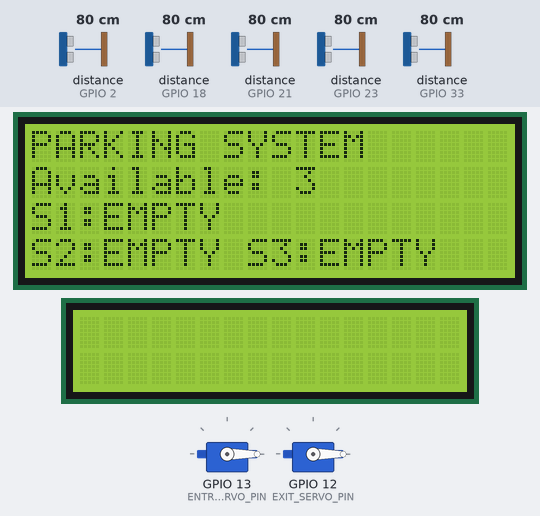
Recording of a sketch running on a simulated ESP32. Shown: 2 × servo, 20×4 character LCD, 16×2 character LCD. Wiring (inferred from the names in the program): 5 × ultrasonic range finder: trigger GPIO 4, echo GPIO 2 / trigger GPIO 5, echo GPIO 18 / trigger GPIO 19, echo GPIO 21 / trigger GPIO 22, echo GPIO 23 / trigger GPIO 32, echo GPIO 33. The inputs (shaded band) are chosen by the test bench; at power-on: distance to the obstacle (sensors on GPIO 18, GPIO 21, GPIO 23, GPIO 2, GPIO 33) 80 cm. The echo pulse lasts 58.3 µs per cm; WiFi joins after 1.5 s; servers stay silent unless stated; the local clock reads 2024-03-15 10:24:30 at power-on unless the sketch sets it.

Above: at 5.8 s.
5.9 s: distance to the obstacle (sensor on GPIO 18) set to 7 cm
7.5 s: distance to the obstacle (sensor on GPIO 18) set to 4 cm
At 8.9 s:
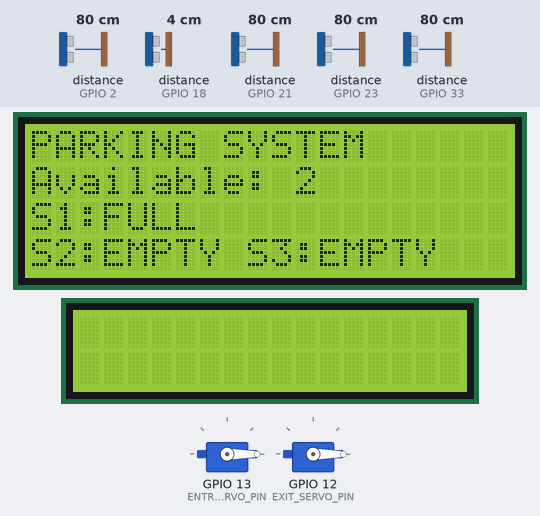
10.5 s: distance to the obstacle (sensor on GPIO 21) set to 7 cm
12.1 s: distance to the obstacle (sensor on GPIO 21) set to 4 cm
At 13.3 s:
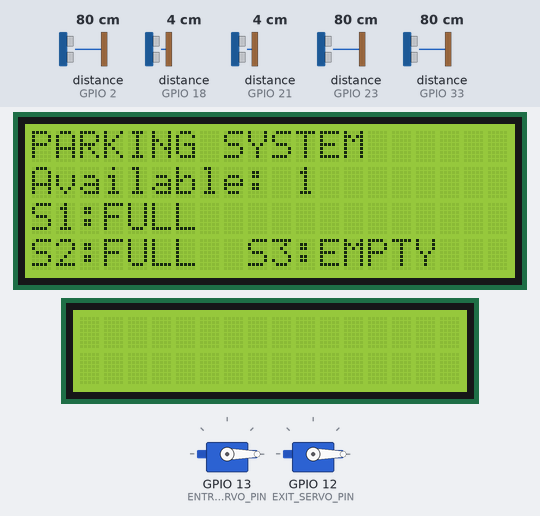
13.9 s: distance to the obstacle (sensor on GPIO 23) set to 7 cm
15.5 s: distance to the obstacle (sensor on GPIO 23) set to 4 cm
At 17.1 s:
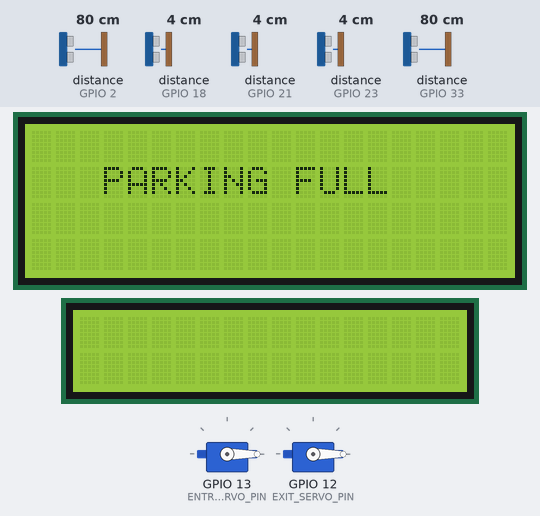
Timing chart, 0 to 18.2 s (numbered marks = the images above; inputs shaded):
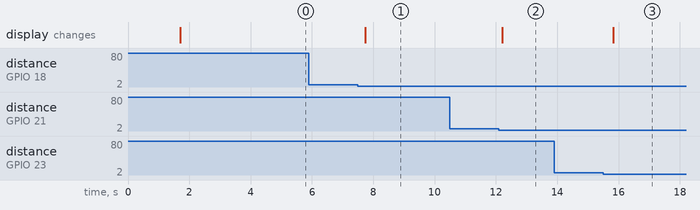

The sketch:

code.ino
```cpp
#include <WiFi.h>
#include <HTTPClient.h>
#include <Wire.h>
#include <LiquidCrystal_PCF8574.h>
#include <ESP32Servo.h>
#include "time.h"

// ---------------- WIFI ----------------
const char* ssid = "Wifi-Name";
const char* password = "Password";
const char* serverURL = "URL of cloud";

// ---------------- NTP TIME ----------------
const char* ntpServer = "pool.ntp.org";
const long  gmtOffset_sec = 19800;
const int   daylightOffset_sec = 0;

// ---------------- I2C BUSES ----------------
TwoWire I2C_Entry = TwoWire(0);
TwoWire I2C_Exit  = TwoWire(1);

LiquidCrystal_PCF8574 entryLcd(0x27);
LiquidCrystal_PCF8574 exitLcd(0x27);

// ---------------- SERVOS ----------------
Servo entryServo;
Servo exitServo;

#define ENTRY_SERVO_PIN 13
#define EXIT_SERVO_PIN 12

// ---------------- SLOT SENSORS ----------------
#define TRIG1 5
#define ECHO1 18
#define TRIG2 19
#define ECHO2 21
#define TRIG3 22
#define ECHO3 23

// ---------------- GATE SENSORS ----------------
#define ENTRY_TRIG 32
#define ENTRY_ECHO 33
#define EXIT_TRIG 4
#define EXIT_ECHO 2

const int slotThreshold = 5;
const int gateThreshold = 5;

bool slot1=false, slot2=false, slot3=false;
bool prev1=false, prev2=false, prev3=false;

unsigned long entryTime1=0, entryTime2=0, entryTime3=0;

int lastExitedSlot = 0;
unsigned long lastDuration = 0;
unsigned long lastCharge = 0;

void setup() {

  Serial.begin(115200);

  pinMode(TRIG1, OUTPUT); pinMode(ECHO1, INPUT);
  pinMode(TRIG2, OUTPUT); pinMode(ECHO2, INPUT);
  pinMode(TRIG3, OUTPUT); pinMode(ECHO3, INPUT);
  pinMode(ENTRY_TRIG, OUTPUT); pinMode(ENTRY_ECHO, INPUT);
  pinMode(EXIT_TRIG, OUTPUT);  pinMode(EXIT_ECHO, INPUT);

  entryServo.attach(ENTRY_SERVO_PIN);
  exitServo.attach(EXIT_SERVO_PIN);

  entryServo.write(0);
  exitServo.write(0);

  I2C_Entry.begin(25, 26);
  I2C_Exit.begin(27, 14);

  entryLcd.begin(20,4,I2C_Entry);
  exitLcd.begin(16,2,I2C_Exit);

  entryLcd.setBacklight(255);
  exitLcd.setBacklight(255);

  WiFi.begin(ssid,password);
  while(WiFi.status()!=WL_CONNECTED) delay(500);

  configTime(gmtOffset_sec, daylightOffset_sec, ntpServer);
}

void loop() {

  updateSlots();          // 🔴 Update slots first
  handleEntryGate();
  handleExitGate();
  displayEntryLCD();

  delay(300);
}

// ---------------- ENTRY GATE ----------------
void handleEntryGate(){

  static bool gateOpen = false;
  static unsigned long carLeftTime = 0;

  int available = (!slot1) + (!slot2) + (!slot3);
  int d = getDistance(ENTRY_TRIG,ENTRY_ECHO);

  // 🚫 If parking full → keep gate closed
  if(available == 0){
    entryServo.write(0);
    gateOpen = false;
    return;
  }

  // ✅ Normal operation if space available
  if(d < gateThreshold){
    entryServo.write(90);
    gateOpen = true;
    carLeftTime = 0;
  }
  else{
    if(gateOpen){
      if(carLeftTime == 0){
        carLeftTime = millis();
      }

      if(millis() - carLeftTime >= 3000){
        entryServo.write(0);
        gateOpen = false;
        carLeftTime = 0;
      }
    }
  }
}

// ---------------- EXIT GATE ----------------
void handleExitGate(){

  static bool processingExit = false;

  int d = getDistance(EXIT_TRIG,EXIT_ECHO);

  if(d < gateThreshold && lastExitedSlot != 0 && !processingExit){

    processingExit = true;

    exitLcd.clear();
    exitLcd.setCursor(0,0);
    exitLcd.print("Charge: Rs ");
    exitLcd.print(lastCharge);

    delay(5000);

    exitServo.write(90);
    delay(500);

    exitLcd.clear();
    exitLcd.setCursor(3,0);
    exitLcd.print("THANK YOU");

    delay(4000);

    exitServo.write(0);
    delay(500);

    exitLcd.clear();

    sendToServer(lastExitedSlot,0,0,lastDuration,lastCharge);

    lastExitedSlot = 0;
    processingExit = false;
  }
}

// ---------------- SLOT UPDATE ----------------
void updateSlots(){

  int d1=getDistance(TRIG1,ECHO1);
  int d2=getDistance(TRIG2,ECHO2);
  int d3=getDistance(TRIG3,ECHO3);

  slot1 = d1 < slotThreshold;
  slot2 = d2 < slotThreshold;
  slot3 = d3 < slotThreshold;

  if(!slot1 && prev1){
    lastExitedSlot = 1;
    lastDuration = (millis() - entryTime1)/1000;
    lastCharge = lastDuration;
  }
  else if(!slot2 && prev2){
    lastExitedSlot = 2;
    lastDuration = (millis() - entryTime2)/1000;
    lastCharge = lastDuration;
  }
  else if(!slot3 && prev3){
    lastExitedSlot = 3;
    lastDuration = (millis() - entryTime3)/1000;
    lastCharge = lastDuration;
  }

  if(slot1 && !prev1) entryTime1=millis();
  if(slot2 && !prev2) entryTime2=millis();
  if(slot3 && !prev3) entryTime3=millis();

  prev1=slot1;
  prev2=slot2;
  prev3=slot3;
}

// ---------------- ENTRY LCD ----------------
void displayEntryLCD(){

  int available = (!slot1)+(!slot2)+(!slot3);

  entryLcd.clear();

  if(available == 0){
    entryLcd.setCursor(3,1);
    entryLcd.print("PARKING FULL");
    return;
  }

  entryLcd.setCursor(0,0);
  entryLcd.print("PARKING SYSTEM");

  entryLcd.setCursor(0,1);
  entryLcd.print("Available: ");
  entryLcd.print(available);

  entryLcd.setCursor(0,2);
  entryLcd.print("S1:");
  entryLcd.print(slot1?"FULL ":"EMPTY");

  entryLcd.setCursor(0,3);
  entryLcd.print("S2:");
  entryLcd.print(slot2?"FULL ":"EMPTY");
  entryLcd.print(" S3:");
  entryLcd.print(slot3?"FULL":"EMPTY");
}

// ---------------- DISTANCE FUNCTION ----------------
int getDistance(int t,int e){
  digitalWrite(t,LOW); delayMicroseconds(2);
  digitalWrite(t,HIGH); delayMicroseconds(10);
  digitalWrite(t,LOW);
  long duration=pulseIn(e,HIGH,30000);
  if(duration<=0) return 400;
  return duration*0.034/2;
}

// ---------------- SERVER ----------------
void sendToServer(int slot,
                  unsigned long entryTimeMillis,
                  unsigned long exitTimeMillis,
                  unsigned long duration,
                  unsigned long charge){

  if(WiFi.status()==WL_CONNECTED){

    struct tm timeinfo;
    time_t now;
    time(&now);

    char exitString[30];
    char entryString[30];

    localtime_r(&now, &timeinfo);
    strftime(exitString, sizeof(exitString), "%Y-%m-%d %H:%M:%S", &timeinfo);

    time_t entryReal = now - duration;
    struct tm entryInfo;
    localtime_r(&entryReal, &entryInfo);
    strftime(entryString, sizeof(entryString), "%Y-%m-%d %H:%M:%S", &entryInfo);

    HTTPClient http;
    http.begin(serverURL);
    http.addHeader("Content-Type","application/json");

    String json="{";
    json+="\"slot\":"+String(slot)+",";
    json+="\"entry_time\":\""+String(entryString)+"\",";
    json+="\"exit_time\":\""+String(exitString)+"\",";
    json+="\"duration_sec\":"+String(duration)+",";
    json+="\"charge\":"+String(charge);
    json+="}";

    http.POST(json);
    http.end();
  }
}
```

Measured:
- the behaviour switches between 6 and 5 cm on distance to the obstacle (sensor on GPIO 18) (found by bisection; images 0 and 1)
- the behaviour switches between 6 and 5 cm on distance to the obstacle (sensor on GPIO 21) (found by bisection; images 1 and 2)
- the behaviour switches between 6 and 5 cm on distance to the obstacle (sensor on GPIO 23) (found by bisection; images 2 and 3)
- after the input at 5.9 s, every drawn part: stays the same
- after the input at 7.5 s, the display: changes after 0.24 s (image 1)
- after the input at 10.5 s, every drawn part: stays the same
- after the input at 12.1 s, the display: changes after 0.10 s (image 2)
- after the input at 13.9 s, every drawn part: stays the same
- after the input at 15.5 s, the display: changes after 0.33 s (image 3)
